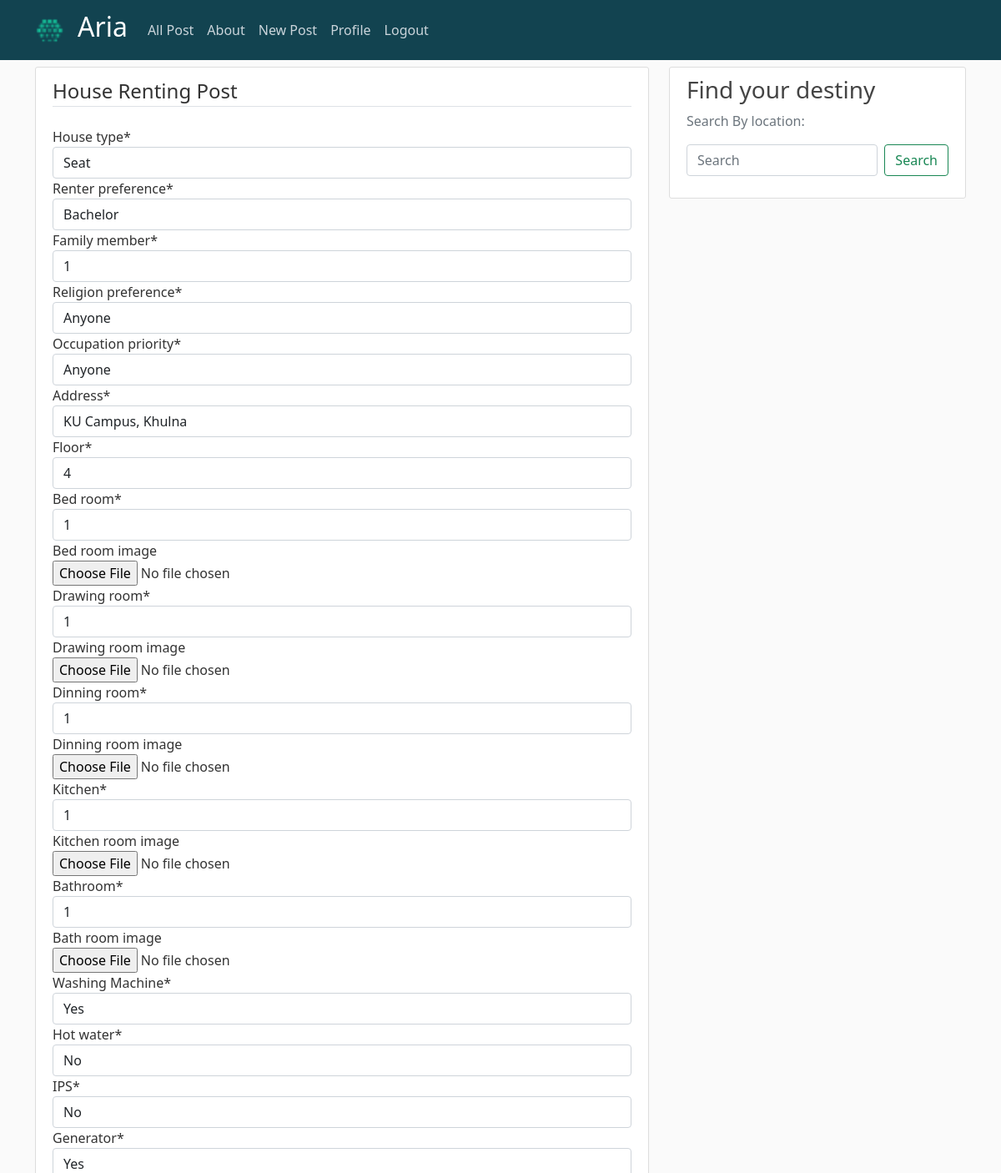
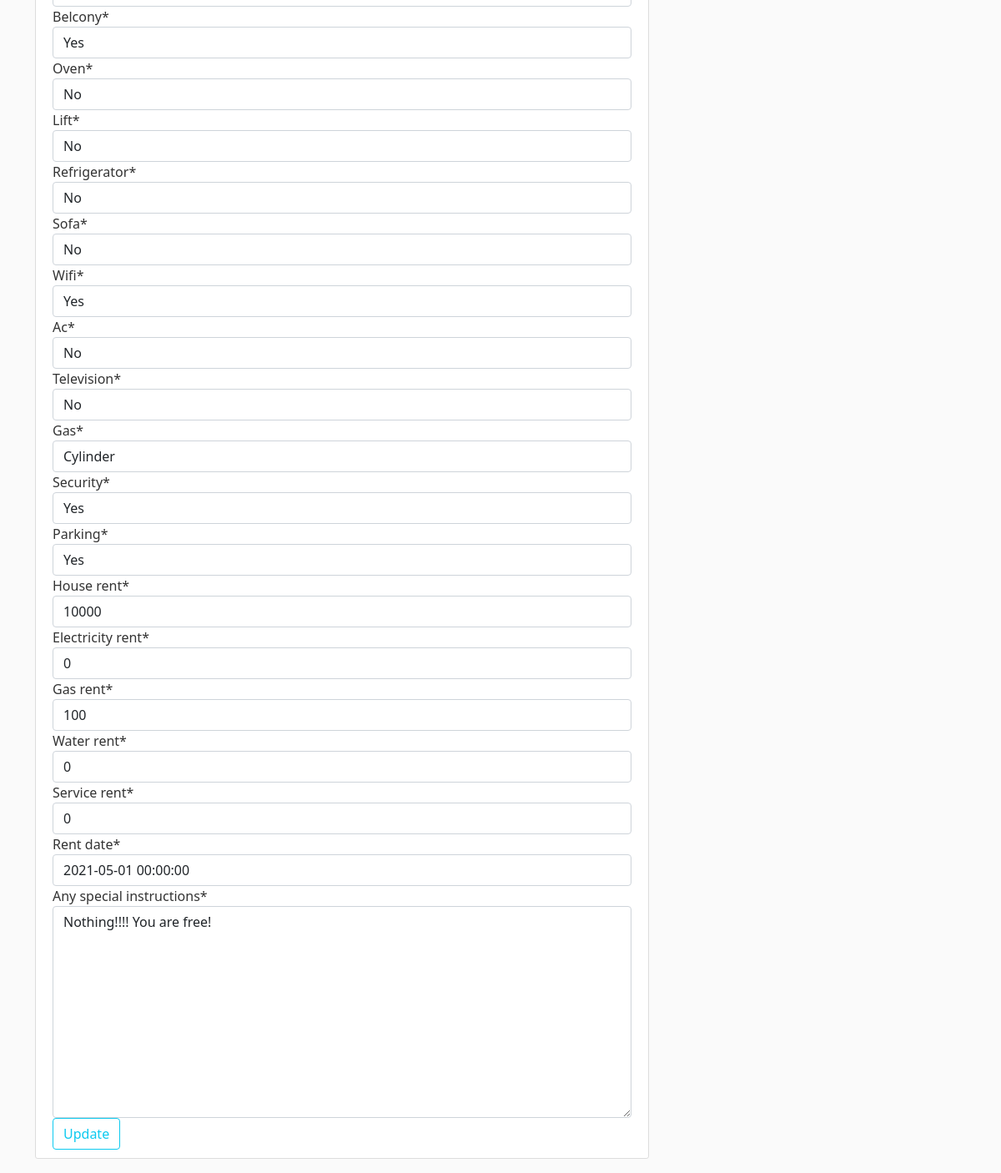
Screenshot of /post/11/update/ (signed in) with the database file from the repository (2 pictures, top to bottom).
### blog/models.py (models this page shows, shortened)
class Post3(models.Model):
    owner = models.ForeignKey(User,on_delete=models.CASCADE)
    date_posted = models.DateTimeField(default=timezone.now)
    house_type = models.CharField(max_length=5,choices=HOUSE_CHOICES)
    renter_preference = models.CharField(max_length=5,choices=RENTER_CHOICES)
    family_member = models.CharField(max_length=5,choices=MEMBER_CHOICES)
    religion_preference = models.CharField(max_length=5,choices=RELIGION_CHOICES)
    occupation_priority = models.CharField(max_length=5,choices=OCCUPATION_CHOICES)
    address = models.CharField(max_length=150)
    floor = models.CharField(max_length=10,choices=FLOOR_CHOICES)
    bed_room = models.CharField(max_length=5,choices=BED_CHOICES)
    bed_room_image = models.ImageField(upload_to='profile_pics',null=True,blank=True)
    drawing_room = models.CharField(max_length=5,choices=BED_CHOICES)
    drawing_room_image = models.ImageField(upload_to='profile_pics',null=True,blank=True)
    dinning_room = models.CharField(max_length=5,choices=BED_CHOICES)
    dinning_room_image = models.ImageField(upload_to='profile_pics',null=True,blank=True)
    kitchen = models.CharField(max_length=5,choices=BED_CHOICES)
    kitchen_room_image = models.ImageField(upload_to='profile_pics',null=True,blank=True)
    bathroom = models.CharField(max_length=5,choices=BED_CHOICES)
    bath_room_image = models.ImageField(upload_to='profile_pics',null=True,blank=True)
    washing_Machine = models.CharField(max_length=3,choices=FACILITY_CHOICES)
    hot_water = models.CharField(max_length=3,choices=FACILITY_CHOICES)
    IPS = models.CharField(max_length=3,choices=FACILITY_CHOICES)
    Generator = models.CharField(max_length=3,choices=FACILITY_CHOICES)
    Belcony = models.CharField(max_length=3,choices=FACILITY_CHOICES)
    Oven = models.CharField(max_length=3,choices=FACILITY_CHOICES)
    lift = models.CharField(max_length=3,choices=FACILITY_CHOICES)
    refrigerator = models.CharField(max_length=3,choices=FACILITY_CHOICES)
    sofa = models.CharField(max_length=3,choices=FACILITY_CHOICES)
    wifi = models.CharField(max_length=3,choices=FACILITY_CHOICES)
    ac = models.CharField(max_length=3,choices=FACILITY_CHOICES)
    television = models.CharField(max_length=3,choices=FACILITY_CHOICES)
    gas = models.CharField(max_length=3,choices=GAS_CHOICES)
    security = models.CharField(max_length=3,choices=FACILITY_CHOICES)
    parking = models.CharField(max_length=3,choices=FACILITY_CHOICES)
    house_rent = models.CharField(max_length=10)
    electricity_rent = models.CharField(max_length=5,null=True)
    gas_rent = models.CharField(max_length=5,null=True)
    water_rent = models.CharField(max_length=5,null=True)
    service_rent = models.CharField(max_length=5,null=True)
    rent_date = models.DateTimeField()
    any_special_instructions = models.TextField()

### blog/views.py (the view, shortened to what this page needs)
# urls.py: path('post/<int:pk>/update/', PostUpdateView.as_view(), name='post-update'),
class PostUpdateView(LoginRequiredMixin, UserPassesTestMixin, UpdateView):
    model = Post3
    fields = ['house_type','renter_preference','family_member','religion_preference','occupation_priority',
            'address','floor','bed_room','bed_room_image','drawing_room','drawing_room_image','dinning_room','dinning_room_image','kitchen',
            'kitchen_room_image','bathroom','bath_room_image','washing_Machine','hot_water','IPS','Generator','Belcony','Oven','lift','refrigerator','sofa','wifi','ac','television','gas','security',
            'parking','house_rent','electricity_rent','gas_rent','water_rent','service_rent','rent_date','any_special_instructions']
    def test_func(self):
        post = self.get_object()
        if self.request.user == post.owner:
            return True
        return False

### blog/templates/blog/post3_form.html (shortened to what this page needs)
{% extends "blog/base.html" %}
{% load crispy_forms_tags %}
{% block content %}
    <div class="content-section">
        <form method="POST" enctype="multipart/form-data">
          <fieldset class="form-group">
              <legend class = "border-bottom mb-4">House Renting Post</legend>
              {{ form | crispy }}
          </fieldset>
            <div class="form-group">
              <button class ="btn btn-outline-info" type="submit"> Update</button>
            </div>
        </form>
    </div>
{% endblock content %}

### blog/static/blog/main3.css (style rules this page uses)
body { background: #fafafa; color: #333333; margin-top: 5rem; }
.content-section { background: #ffffff; padding: 10px 20px; border: 1px solid #dddddd; border-radius: 3px; margin-bottom: 20px; }

### rows the page displays
Post3: house_type "Seat", renter_preference "Bachelor", family_member "1", religion_preference "Anyone", occupation_priority "Anyone", address "KU Campus, Khulna", floor "4", bed_room "1", drawing_room "1", dinning_room "1", kitchen "1", bathroom "1", washing_Machine "Yes", hot_water "No", IPS "No", Generator "Yes", Belcony "Yes", Oven "No", lift "No", refrigerator "No", sofa "No", wifi "Yes", ac "No", television "No", gas "Cylinder", security "Yes", parking "Yes", house_rent "10000", electricity_rent "0", gas_rent "100", water_rent "0", service_rent "0", rent_date "2021-05-01 00:00:00", any_special_instructions "Nothing!!!! You are free!"
